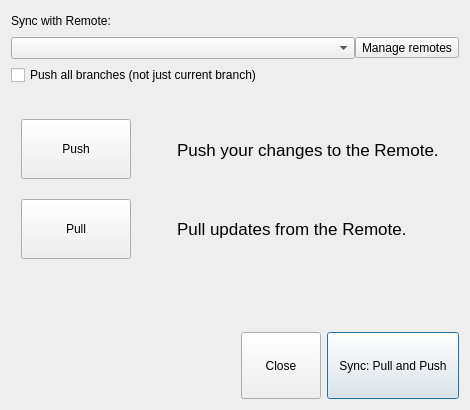
<?xml version="1.0" encoding="UTF-8"?>
<ui version="4.0">
 <class>SyncDialog</class>
 <widget class="QDialog" name="SyncDialog">
  <property name="geometry">
   <rect>
    <x>0</x>
    <y>0</y>
    <width>470</width>
    <height>410</height>
   </rect>
  </property>
  <property name="minimumSize">
   <size>
    <width>0</width>
    <height>410</height>
   </size>
  </property>
  <property name="maximumSize">
   <size>
    <width>16777215</width>
    <height>410</height>
   </size>
  </property>
  <property name="windowTitle">
   <string>Sync a Repo</string>
  </property>
  <property name="styleSheet">
   <string notr="true">#SyncDialog {
  background-color: #eeeeee;
}</string>
  </property>
  <layout class="QVBoxLayout" name="verticalLayout">
   <item>
    <layout class="QHBoxLayout" name="horizontalLayout_3">
     <item>
      <widget class="QLabel" name="label_5">
       <property name="text">
        <string>Sync with Remote:</string>
       </property>
      </widget>
     </item>
     <item>
      <spacer name="horizontalSpacer_3">
       <property name="orientation">
        <enum>Qt::Horizontal</enum>
       </property>
       <property name="sizeHint" stdset="0">
        <size>
         <width>40</width>
         <height>20</height>
        </size>
       </property>
      </spacer>
     </item>
    </layout>
   </item>
   <item>
    <layout class="QHBoxLayout" name="horizontalLayout_4">
     <property name="spacing">
      <number>0</number>
     </property>
     <item>
      <widget class="QComboBox" name="comboBox"/>
     </item>
     <item>
      <widget class="QToolButton" name="manageRemotesButton">
       <property name="text">
        <string>Manage remotes</string>
       </property>
      </widget>
     </item>
    </layout>
   </item>
   <item>
    <widget class="QCheckBox" name="syncAllCheckBox">
     <property name="text">
      <string>Push all branches (not just current branch)</string>
     </property>
    </widget>
   </item>
   <item>
    <spacer name="verticalSpacer_2">
     <property name="orientation">
      <enum>Qt::Vertical</enum>
     </property>
     <property name="sizeType">
      <enum>QSizePolicy::Fixed</enum>
     </property>
     <property name="sizeHint" stdset="0">
      <size>
       <width>20</width>
       <height>25</height>
      </size>
     </property>
    </spacer>
   </item>
   <item>
    <layout class="QHBoxLayout" name="horizontalLayout_2">
     <item>
      <spacer name="horizontalSpacer_6">
       <property name="orientation">
        <enum>Qt::Horizontal</enum>
       </property>
       <property name="sizeType">
        <enum>QSizePolicy::Fixed</enum>
       </property>
       <property name="sizeHint" stdset="0">
        <size>
         <width>10</width>
         <height>20</height>
        </size>
       </property>
      </spacer>
     </item>
     <item>
      <widget class="QPushButton" name="pushButton">
       <property name="minimumSize">
        <size>
         <width>110</width>
         <height>60</height>
        </size>
       </property>
       <property name="maximumSize">
        <size>
         <width>120</width>
         <height>16777215</height>
        </size>
       </property>
       <property name="text">
        <string>Push</string>
       </property>
       <property name="icon">
        <iconset resource="resources/geogigclient_resources.qrc">
         <normaloff>:/icon/push-repo.png</normaloff>:/icon/push-repo.png</iconset>
       </property>
       <property name="iconSize">
        <size>
         <width>32</width>
         <height>32</height>
        </size>
       </property>
       <property name="autoDefault">
        <bool>false</bool>
       </property>
      </widget>
     </item>
     <item>
      <spacer name="horizontalSpacer_2">
       <property name="orientation">
        <enum>Qt::Horizontal</enum>
       </property>
       <property name="sizeType">
        <enum>QSizePolicy::Fixed</enum>
       </property>
       <property name="sizeHint" stdset="0">
        <size>
         <width>40</width>
         <height>2</height>
        </size>
       </property>
      </spacer>
     </item>
     <item>
      <widget class="QLabel" name="label_2">
       <property name="sizePolicy">
        <sizepolicy hsizetype="Preferred" vsizetype="Expanding">
         <horstretch>0</horstretch>
         <verstretch>0</verstretch>
        </sizepolicy>
       </property>
       <property name="font">
        <font>
         <pointsize>13</pointsize>
        </font>
       </property>
       <property name="text">
        <string>Push your changes to the Remote.</string>
       </property>
      </widget>
     </item>
     <item>
      <spacer name="horizontalSpacer_8">
       <property name="orientation">
        <enum>Qt::Horizontal</enum>
       </property>
       <property name="sizeHint" stdset="0">
        <size>
         <width>40</width>
         <height>20</height>
        </size>
       </property>
      </spacer>
     </item>
    </layout>
   </item>
   <item>
    <spacer name="verticalSpacer_4">
     <property name="orientation">
      <enum>Qt::Vertical</enum>
     </property>
     <property name="sizeType">
      <enum>QSizePolicy::Fixed</enum>
     </property>
     <property name="sizeHint" stdset="0">
      <size>
       <width>20</width>
       <height>10</height>
      </size>
     </property>
    </spacer>
   </item>
   <item>
    <layout class="QHBoxLayout" name="horizontalLayout">
     <item>
      <spacer name="horizontalSpacer_7">
       <property name="orientation">
        <enum>Qt::Horizontal</enum>
       </property>
       <property name="sizeType">
        <enum>QSizePolicy::Fixed</enum>
       </property>
       <property name="sizeHint" stdset="0">
        <size>
         <width>10</width>
         <height>20</height>
        </size>
       </property>
      </spacer>
     </item>
     <item>
      <widget class="QPushButton" name="pullButton">
       <property name="minimumSize">
        <size>
         <width>110</width>
         <height>60</height>
        </size>
       </property>
       <property name="maximumSize">
        <size>
         <width>120</width>
         <height>16777215</height>
        </size>
       </property>
       <property name="text">
        <string>Pull</string>
       </property>
       <property name="icon">
        <iconset resource="resources/geogigclient_resources.qrc">
         <normaloff>:/icon/pull-repo.png</normaloff>:/icon/pull-repo.png</iconset>
       </property>
       <property name="iconSize">
        <size>
         <width>32</width>
         <height>32</height>
        </size>
       </property>
       <property name="autoDefault">
        <bool>false</bool>
       </property>
      </widget>
     </item>
     <item>
      <spacer name="horizontalSpacer">
       <property name="orientation">
        <enum>Qt::Horizontal</enum>
       </property>
       <property name="sizeType">
        <enum>QSizePolicy::Fixed</enum>
       </property>
       <property name="sizeHint" stdset="0">
        <size>
         <width>40</width>
         <height>2</height>
        </size>
       </property>
      </spacer>
     </item>
     <item>
      <widget class="QLabel" name="pullLabel">
       <property name="sizePolicy">
        <sizepolicy hsizetype="Expanding" vsizetype="Preferred">
         <horstretch>0</horstretch>
         <verstretch>0</verstretch>
        </sizepolicy>
       </property>
       <property name="font">
        <font>
         <pointsize>13</pointsize>
        </font>
       </property>
       <property name="styleSheet">
        <string notr="true">#pullLabel {
    line-height: 180%;
}</string>
       </property>
       <property name="text">
        <string>Pull updates from the Remote.</string>
       </property>
       <property name="wordWrap">
        <bool>false</bool>
       </property>
      </widget>
     </item>
     <item>
      <spacer name="horizontalSpacer_9">
       <property name="orientation">
        <enum>Qt::Horizontal</enum>
       </property>
       <property name="sizeHint" stdset="0">
        <size>
         <width>40</width>
         <height>20</height>
        </size>
       </property>
      </spacer>
     </item>
    </layout>
   </item>
   <item>
    <spacer name="verticalSpacer">
     <property name="orientation">
      <enum>Qt::Vertical</enum>
     </property>
     <property name="sizeType">
      <enum>QSizePolicy::MinimumExpanding</enum>
     </property>
     <property name="sizeHint" stdset="0">
      <size>
       <width>20</width>
       <height>20</height>
      </size>
     </property>
    </spacer>
   </item>
   <item>
    <layout class="QHBoxLayout" name="horizontalLayout_6">
     <item>
      <spacer name="horizontalSpacer_5">
       <property name="orientation">
        <enum>Qt::Horizontal</enum>
       </property>
       <property name="sizeHint" stdset="0">
        <size>
         <width>40</width>
         <height>0</height>
        </size>
       </property>
      </spacer>
     </item>
     <item>
      <widget class="QPushButton" name="closeButton">
       <property name="sizePolicy">
        <sizepolicy hsizetype="Minimum" vsizetype="MinimumExpanding">
         <horstretch>0</horstretch>
         <verstretch>0</verstretch>
        </sizepolicy>
       </property>
       <property name="minimumSize">
        <size>
         <width>0</width>
         <height>0</height>
        </size>
       </property>
       <property name="styleSheet">
        <string notr="true"/>
       </property>
       <property name="text">
        <string>Close</string>
       </property>
       <property name="iconSize">
        <size>
         <width>16</width>
         <height>16</height>
        </size>
       </property>
      </widget>
     </item>
     <item>
      <widget class="QPushButton" name="syncButton">
       <property name="sizePolicy">
        <sizepolicy hsizetype="Minimum" vsizetype="MinimumExpanding">
         <horstretch>0</horstretch>
         <verstretch>0</verstretch>
        </sizepolicy>
       </property>
       <property name="minimumSize">
        <size>
         <width>132</width>
         <height>28</height>
        </size>
       </property>
       <property name="toolTip">
        <string>Push and Pull from the Remote </string>
       </property>
       <property name="styleSheet">
        <string notr="true">QPushButton#syncButton {
    min-width: 10em;
    min-height: 2em;
}</string>
       </property>
       <property name="text">
        <string>Sync: Pull and Push</string>
       </property>
       <property name="icon">
        <iconset resource="resources/geogigclient_resources.qrc">
         <normaloff>:/icon/sync-repo.png</normaloff>:/icon/sync-repo.png</iconset>
       </property>
       <property name="iconSize">
        <size>
         <width>24</width>
         <height>24</height>
        </size>
       </property>
       <property name="autoDefault">
        <bool>false</bool>
       </property>
       <property name="default">
        <bool>true</bool>
       </property>
      </widget>
     </item>
    </layout>
   </item>
  </layout>
 </widget>
 <resources>
  <include location="resources/geogigclient_resources.qrc"/>
 </resources>
 <connections/>
</ui>
